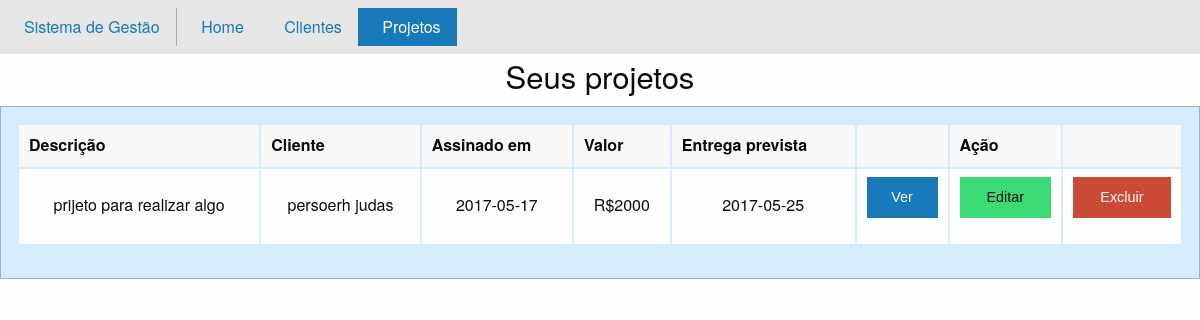
Before: /Pj_novo/foundation/projetos.php with the older database file.
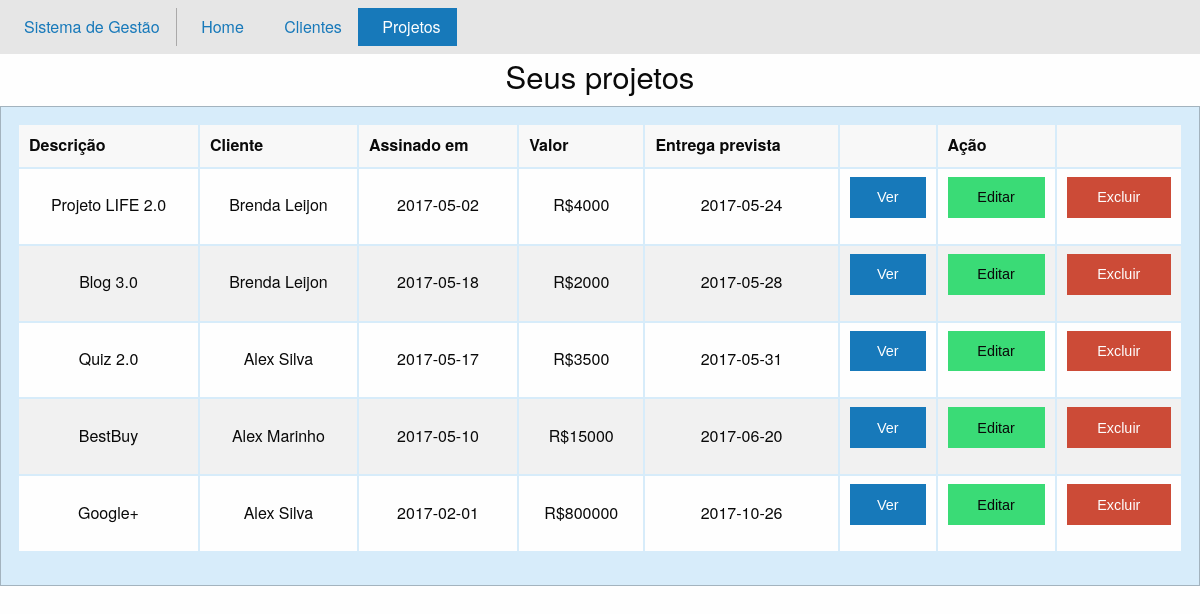
After: the same page with the newer database file.
### tables this page shows
CREATE TABLE `projeto` (
  `idprojeto` int(11) NOT NULL,
  `cliente_assoc` int(11) NOT NULL,
  `data_assinatura` date NOT NULL,
  `valor` int(10) UNSIGNED NOT NULL,
  `description` longtext,
  `data_entrega` date NOT NULL
);

### Pj_novo/foundation/projetos.php (the view, shortened to what this page needs)
<!doctype html>
<html class="no-js" lang="en">
  <head>
    <link rel="stylesheet" href="./css/foundation.css">
	<link href="https://cdnjs.cloudflare.com/ajax/libs/foundicons/3.0.0/foundation-icons.css" rel='stylesheet' type='text/css'>
	<?php include './connect.php'; ?>
	</head>
<body>
<header>
<div class="top-bar">
  <div class="top-bar-left">
    <ul class="menu">
      <li><a style="border-right: 1px solid #aaa9a9;" >Sistema de Gestão</a></li>
      <li><a href="./index.php"> <i class="fi-home"></i> Home </a></li>
      <li><a href="./clientes.php"> <i class="fi-torsos-all"></i> Clientes</a>
      <li class="active"><a href="#"> <i class="fi-page-copy"></i> Projetos</a></li>
    </ul>
  </div>
</div>
</header>
<h3 align = "center"> Seus projetos</h3>
<div class="panel callout radius primary" align ="center">
	<div class="row expanded">
		<?php
        $result = mysqli_query($con,"SELECT projeto.description, CONCAT_WS(\" \",cliente.first_name,cliente.last_name) AS `nome`, projeto.data_assinatura, projeto.valor, projeto.data_entrega, projeto.idprojeto FROM `projeto` INNER JOIN `cliente` ON cliente.idcliente = projeto.cliente_assoc ORDER BY data_entrega");
		if(!empty($row = mysqli_fetch_array($result))){
			echo "<table class ='hover stack' width = '100%'>
			<thead>
			<tr align = 'center'>
			<th>Descrição</th>
			<th>Cliente</th>
			<th>Assinado em</th>
			<th>Valor</th>
			<th>Entrega prevista</th>
			<th> </th>
			<th>Ação</th>
			<th> </th>
			</tr>
			</thead>
			<tbody>";
			$result = mysqli_query($con,"SELECT projeto.description, CONCAT_WS(\" \",cliente.first_name,cliente.last_name) AS `nome`, projeto.data_assinatura, projeto.valor, projeto.data_entrega, projeto.idprojeto FROM `projeto` INNER JOIN `cliente` ON cliente.idcliente = projeto.cliente_assoc ORDER BY data_entrega");
			while($row = mysqli_fetch_array($result))
			{
			echo "<tr align = 'center'>";
			echo "<td>" . $row['description'] . "</td>";
			echo "<td>" . $row['nome'] . "</td>";
			echo "<td>" . $row['data_assinatura'] . "</td>";
			echo "<td>R$" . $row['valor'] . "</td>";
			echo "<td>" . $row['data_entrega'] . "</td>";
			echo '
				<td>
					<form method="get" action="verprojeto.php">
						<input type="hidden" name="id" value="' . $row['idprojeto'] .'"/>
						<button type="submit" class="button expanded">  Ver  </button>
					</form>
				</td>
				<td>
					<form method="post" action="editaprojeto.php">
						<input type="hidden" name="id" value="' . $row['idprojeto'] .'"/>
						<button type="submit" class="button success expanded">  Editar  </button>
					</form>
				</td>
				<td>
					<form method="post" action="excluiprojeto.php">
						<input type="hidden" name="id" value="' . $row['idprojeto'] .'"/>
						<button type="submit" class="button alert expanded">  Excluir  </button>
					</form>
				</td>
			';
			echo "</tr>";
			}
			echo "</tbody>
			</table>";
		}
		else{
			echo '<h2> Você não possui projetos cadastrados. </h2>';
		}
		?>
	</div>
</div>
</body>
</html>

Changed rows visible on the page:
removed projeto: description "prijeto para realizar algo", nome "persoerh judas", data_assinatura "2017-05-17", valor "2000", data_entrega "2017-05-25"
added projeto: description "Projeto LIFE 2.0", nome "Brenda Leijon", data_assinatura "2017-05-02", valor "4000", data_entrega "2017-05-24"
added projeto: description "Blog 3.0", nome "Brenda Leijon", data_assinatura "2017-05-18", valor "2000", data_entrega "2017-05-28"
added projeto: description "Quiz 2.0", nome "Alex Silva", data_assinatura "2017-05-17", valor "3500", data_entrega "2017-05-31"
added projeto: description "BestBuy", nome "Alex Marinho", data_assinatura "2017-05-10", valor "15000", data_entrega "2017-06-20"
added projeto: description "Google+", nome "Alex Silva", data_assinatura "2017-02-01", valor "800000", data_entrega "2017-10-26"
